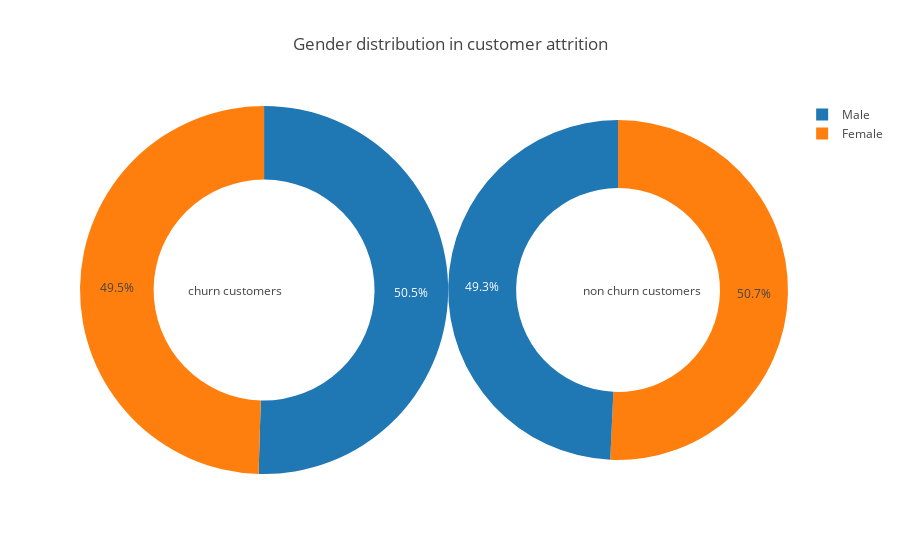

The notebook cell saved with this chart:
### Code cell
trace1=go.Pie(labels=churn['gender'].unique(),values=dataset['gender'].value_counts(),name="Churn Customers",
             domain  = dict(x = [0,.52]),hole=.6)
trace2=go.Pie(labels=not_churn['gender'].unique(),values=not_churn['gender'].value_counts(),name="Non Churn Customers",
             domain  = dict(x = [.52,1]),hole=.6)


layout=go.Layout(dict(title='Gender distribution in customer attrition', 
                     annotations=[dict(text='churn customers',x=.15,y=.5,showarrow=False)
                                  ,dict(text='non churn customers',x=.88,y=.5,showarrow=False)]))



data=[trace1,trace2]

fig=go.Figure(data=data,layout=layout)
py.iplot(fig)

### Figure 1 — Plotly figure (JSON) as saved in the notebook; plotly's stock layout.template omitted (floating-point values rounded to 4 significant figures)
{"data": [{"domain": {"x": [0, 0.52]}, "hole": 0.6, "labels": ["Male", "Female"], "name": "Churn Customers", "type": "pie", "uid": "74a57273-22da-4d6a-abb5-56d6e613fde8", "values": [3555, 3488]}, {"domain": {"x": [0.52, 1]}, "hole": 0.6, "labels": ["Female", "Male"], "name": "Non Churn Customers", "type": "pie", "uid": "9407f825-0994-40ba-a521-826c61e6aa7b", "values": [2625, 2549]}], "layout": {"annotations": [{"showarrow": false, "text": "churn customers", "x": 0.15, "y": 0.5}, {"showarrow": false, "text": "non churn customers", "x": 0.88, "y": 0.5}], "title": "Gender distribution in customer attrition"}}
